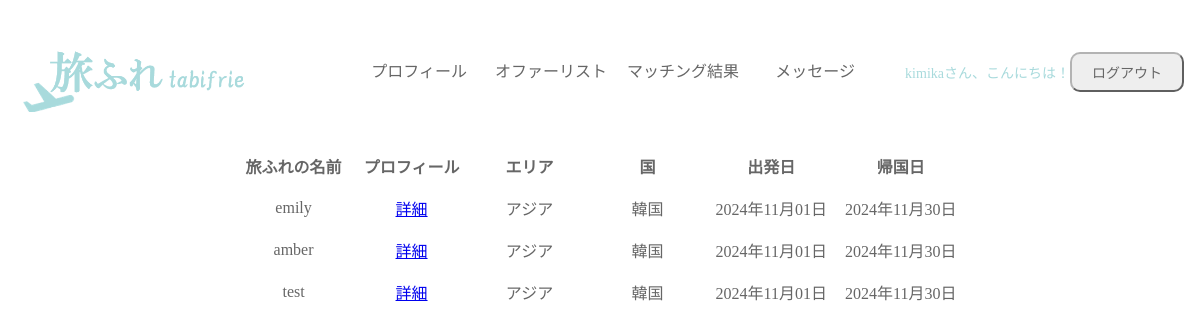
/notification.php (signed in), run on the app's committed database.
### tables this page shows
CREATE TABLE `tabifrie_plan` (
  `id` int NOT NULL,
  `name` varchar(64) NOT NULL,
  `email` varchar(128) NOT NULL,
  `start` text NOT NULL,
  `end` varchar(8) NOT NULL,
  `area` varchar(64) NOT NULL,
  `country` varchar(64) NOT NULL
);

CREATE TABLE `tabifrie_area` (
  `id` int(12) NOT NULL,
  `area` varchar(64) NOT NULL
);

CREATE TABLE `tabifrie_country` (
  `id` int(12) NOT NULL,
  `country` varchar(64) NOT NULL
);

### notification.php (the view, shortened to what this page needs)
<?php
$pdo = db_conn();
$stmt = $pdo->prepare('SELECT
    tabifrie_plan.name as name,
    tabifrie_plan.email as email,
    tabifrie_plan.start as start,
    tabifrie_plan.end as end,
    tabifrie_user.gender as gender,
    tabifrie_user.age as age,
    tabifrie_user.hotel as hotel,
    tabifrie_user.flight as flight,
    tabifrie_user.engaging as engaging,
    tabifrie_user.smoking as smoking,
    tabifrie_user.drinking as drinking,
    tabifrie_user.eating as eating,
    tabifrie_plan.area as area,
    tabifrie_plan.country as country
FROM tabifrie_plan
INNER JOIN tabifrie_user
ON tabifrie_plan.email = tabifrie_user.email WHERE tabifrie_user.email = :email;');
$email = $_SESSION['user_id'];
$stmt->bindValue(':email', $email, PDO::PARAM_STR);
$my_val = $stmt->fetch();
$marea = $my_val['area'];
$mcountry = $my_val['country'];
$mstart = $my_val['start'];
$mend = $my_val['end'];
$mgender = $my_val['gender'];
$mhotel = $my_val['hotel'];
$mflight = $my_val['flight'];
$mengaging = $my_val['engaging'];
$msmoking = $my_val['smoking'];
$mdrinking = $my_val['drinking'];
$meating = $my_val['eating'];
$pdo2 = db_conn();
$stmt2 = $pdo2->prepare('SELECT
    tabifrie_plan.name as name,
    tabifrie_plan.email as email,
    tabifrie_plan.start as start,
    tabifrie_plan.end as end,
    tabifrie_user.gender as gender,
    tabifrie_user.age as age,
    tabifrie_user.hotel as hotel,
    tabifrie_user.flight as flight,
    tabifrie_user.engaging as engaging,
    tabifrie_user.smoking as smoking,
    tabifrie_user.drinking as drinking,
    tabifrie_user.eating as eating,
    tabifrie_area.area as area,
    tabifrie_country.country as country
FROM tabifrie_plan
INNER JOIN tabifrie_user
ON tabifrie_plan.email = tabifrie_user.email
INNER JOIN tabifrie_area
ON tabifrie_plan.area = tabifrie_area.id
INNER JOIN tabifrie_country
ON tabifrie_plan.country = tabifrie_country.id WHERE tabifrie_plan.area = :area AND tabifrie_plan.country = :country AND tabifrie_plan.start = :start AND tabifrie_plan.end = :end AND tabifrie_user.gender = :gender AND tabifrie_user.email != :email ;');
$stmt2->bindValue(':area', $marea, PDO::PARAM_STR);
$stmt2->bindValue(':country', $mcountry, PDO::PARAM_STR);
$stmt2->bindValue(':start', $mstart, PDO::PARAM_STR);
$stmt2->bindValue(':end', $mend, PDO::PARAM_STR);
$stmt2->bindValue(':gender', $mgender, PDO::PARAM_STR);
$stmt2->bindValue(':email', $email, PDO::PARAM_STR);
$status2 = $stmt2->execute();
$vals = $stmt2->fetchAll();
?>
<!DOCTYPE html>
<html>
<head>
    <link rel="stylesheet" href="css/common.css" />
    <link rel="stylesheet" href="css/notification.css" />
</head>
<body>
    <header class="container">
        <h1>
            <img src="./img/logo2.png" alt="旅フレロゴ" width="232px" class="">
        </h1>
        <nav class="nav">
            <ul>
                <li><a href="profile.php">プロフィール</a></li>
                <li><a href="offer.php">オファーリスト</a></li>
                <li><a href="notification.php">マッチング結果</a></li>
                <li><a href="message.php">メッセージ</a></li>
            </ul>
        </nav>
        <p><?= $_SESSION['user_name'] ?>さん、こんにちは！</p>
        <button class="btn" onclick="document.location='logout.php'">ログアウト</button>
    </header>
    <section class="container">
        <div>
            <div  class="table">
                <table>
                    <thead>
                        <tr>
                            <th class="">旅ふれの名前</th>
                            <th class="">プロフィール</th>
                            <th class="">エリア</th>
                            <th class="">国</th>
                            <th class="">出発日</th>
                            <th class="">帰国日</th>
                        </tr>
                    </thead>
                    <tbody>
                    <?php
foreach( $vals as $plan) {
    $count = 0;
    if($plan['hotel'] == $mhotel){
        $count++;
    }
    if($plan['flight'] == $mflight){
        $count++;
    }
    if($plan['engaging'] == $mengaging){
        $count++;
    }
    if($plan['smoking'] == $msmoking){
        $count++;
    }
    if($plan['drinking'] == $mdrinking){
        $count++;
    }
    if($plan['eating'] == $meating){
        $count++;
    }
    if($count >= 5) {
        ?>
        <tr>
            <td class=""><?= $plan['name'] ?></td>
            <td class=""><a href="profile_tabifrie.php?user_id=<?= $plan['email'] ?>">詳細</a></td>
            <td class=""><?= $plan['area'] ?></td>
            <td class=""><?= $plan['country'] ?></td>
            <td class=""><?= substr($plan['start'],0,4)?>年<?= substr($plan['start'],4,2)?>月<?= substr($plan['start'],6,2)?>日</td>
            <td class=""><?= substr($plan['end'],0,4)?>年<?= substr($plan['end'],4,2)?>月<?= substr($plan['end'],6,2)?>日</td>
        </tr>
        <?php
    }
} ?>
                    </tbody>
                </table>
            </div>
            <div class="hidden">
            </div>
        </div>
    </section>
</body>
</html>

### css/common.css (style rules this page uses)
body { box-sizing: border-box; margin: 0; color: #666; }
.container { max-width: 1200px; margin: 0 auto; width: calc(100% - 32px); box-sizing: border-box; }
header { position: sticky; top: 0px; align-items: center; justify-content: space-around; padding: 32px 0; background-color: #fff; color: #A8DADC; }
@media (min-width: 800px) { header { position: sticky; top: 0px; display: flex; align-items: center; justify-content: space-around; padding: 32px 0; background-color: #fff; color: #A8DADC; } }
h1 { margin: 0; font-size: 0; }
img { vertical-align: bottom; }
nav { margin-left: auto; margin-right: 24px; }
nav > ul { list-style: none; padding: 0; margin: 0; display: flex; }
li > a { display: block; width: 132px; line-height: 64px; text-align: center; text-decoration: none; color: #666; }
.btn { background-color: #eee; color: #666; border-color: #b3b3b3; border-radius: 10px; min-width: 100px; padding: 8px 20px; font-size: 14px; text-decoration: none; display: inline-block; }
p { font-size: 14px; }

### css/notification.css (style rules this page uses)
.table { display: flex; justify-content: center; }
th, td { min-width: 100px; text-align: center; padding: 8px; }
th { font-weight: 600; }
.hidden { display: flex; justify-content: center; }

### data on the page
tabifrie_plan: name "emily", tabifrie_area.area "アジア", tabifrie_country.country "韓国", start "2024", start "11", start "01", end "2024", end "11", end "30"
tabifrie_plan: name "amber", tabifrie_area.area "アジア", tabifrie_country.country "韓国", start "2024", start "11", start "01", end "2024", end "11", end "30"
tabifrie_plan: name "test", tabifrie_area.area "アジア", tabifrie_country.country "韓国", start "2024", start "11", start "01", end "2024", end "11", end "30"

### other printed values
$_SESSION['user_name'] "kimika"
